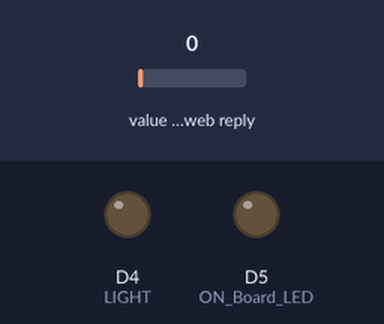
Bench run of a sketch on a simulated ESP8266 (NodeMCU). Shown: output pins drawn as LEDs (lit = HIGH). Inputs (shaded band) come from the test bench; at power-on: value in the web reply 0. WiFi joins after 1.5 s; servers stay silent unless stated; web services answer with replies made up by the test bench; what the sketch prints to the serial monitor is not drawn.

Above: at 0.0 s.
At 1.4 s:
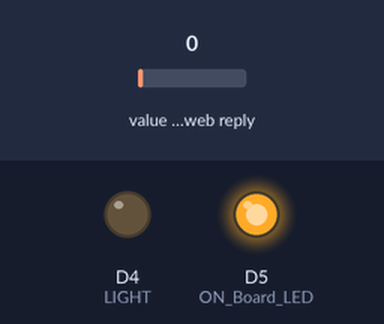
Timing chart, 0 to 2.9 s (numbered marks = the images above):
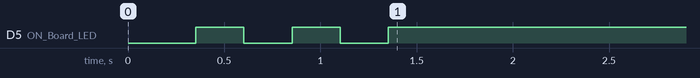

The sketch:

NodeMCU_ESP8266_Control_Relay_From_Anywhere.ino
```cpp
//Include the NodeMCU ESP8266 Library
#include <ESP8266WiFi.h>

//Include the ThingSpeak Library
#include "ThingSpeak.h"

//Defining an On Board LED, used for indicators when the process of connecting to a wifi router
#define ON_Board_LED D5

//Defining LIGHT/Relay Port
#define LIGHT D4

//SSID and Password of your WiFi router/hotspot
const char *ssid = "PankajPC";
const char *password = "pankaj123";

unsigned long channel = 2045690;  //Channel ID on ThingSpeak

//Declaration field1, I use field1 for light / relay, if you use many fields, add field1, field2, and so on.
unsigned int field2 = 2;

WiFiClient client;

//SETUP
void setup()
{
  Serial.begin(9600);
  delay(100);

  pinMode(ON_Board_LED, OUTPUT); //On Board LED port Direction output
  pinMode(LIGHT, OUTPUT);        //LIGHT/Relay port Direction output

  digitalWrite(ON_Board_LED, LOW); //Turn off Led On Board.
  digitalWrite(LIGHT, LOW);         //Turn off LIGHT/Relay

  //Wait for connection
  WiFi.begin(ssid, password);
  Serial.println("");
  Serial.print("Connecting");
  while (WiFi.status() != WL_CONNECTED)
  {
    Serial.print(".");
    //Make the On Board Flashing LED on the process of connecting to the wifi router.
    digitalWrite(ON_Board_LED, LOW);
    delay(250);
    digitalWrite(ON_Board_LED, HIGH);
    delay(250);
  }
  digitalWrite(ON_Board_LED, HIGH); //Turn off the On Board LED when it is connected to the wifi router.

  Serial.println("");
  Serial.print("Successfully connected to : ");
  Serial.println(ssid);
  Serial.print("IP address: ");
  Serial.println(WiFi.localIP());
  Serial.print("Netmask: ");
  Serial.println(WiFi.subnetMask());
  Serial.print("Gateway: ");
  Serial.println(WiFi.gatewayIP());

  //ThingSpeak.begin(client)
  ThingSpeak.begin(client);
}

void loop()
{
  int statusCode = 0;
  int last_light_state = ThingSpeak.readFloatField(channel, field2); //get the latest data from the fields on ThingSpeak

  statusCode = ThingSpeak.getLastReadStatus(); //Check the status of the read operation to see if it was successful
  if (statusCode == 200)
  {
    if (last_light_state == 1)
    {
      digitalWrite(LIGHT, HIGH);
    }
    else if (last_light_state == 0)
    {
      digitalWrite(LIGHT, LOW);
    }
  }
  else
  {
    Serial.println("Problem reading channel. HTTP error code " + String(statusCode));
  }
}
```
